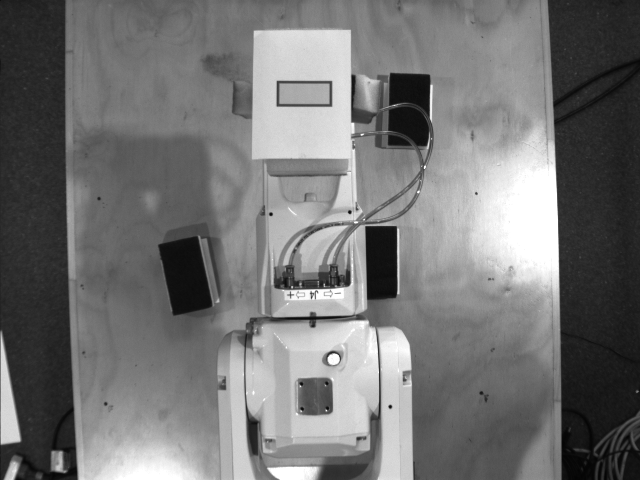
%> input picture Major Project/code/test_image24.png, 640 x 480 px
$ octave Find_Cards.m   (GNU Octave 9; MATLAB toolbox functions it lacks are replaced by stand-ins)
%> lines starting %> are read from the running program, lines starting %| are printed output that depends on the picture; in (x1, y1, x2, y2) boxes, pixels count from 0 and x2, y2 are one past the last pixel; in counts of white or black regions, pixels touching at a corner belong together; the program's own positions count from 1
close all
clear
clc

I=imread('test_image24.png');%read the image
%> I is the input picture: size 480x640 uint8; min 4, max 255, mean 115.7
BW=double(I)/255; %convert to double
% figure,imshow(BW);

%FIND FACEUP CARD
Icheck=imcrop(BW,[183.5 2.5 254 221]);
I2=Icheck>0.72;  %identify faceup card
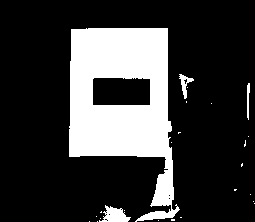
%> I2: size 222x255 logical; 22.5% white; 25 white regions (21 under 20 px), largest, box (x1, y1, x2, y2) and area: (69, 28, 180, 222) 12132, (99, 205, 131, 222) 308, (179, 74, 194, 99) 138, (247, 83, 250, 120) 80
I3=imfill(I2,'holes'); %fill all holes but the shape was gone
%> I3: size 222x255 logical; 25.2% white; 25 white regions (21 under 20 px), largest, box (x1, y1, x2, y2) and area: (69, 28, 180, 222) 13651, (99, 205, 131, 222) 315, (179, 74, 194, 99) 146, (247, 83, 250, 120) 80
se=strel('square',9);
IE=imerode(I3,se);
%> IE: size 222x255 logical; 19.6% white; 3 white regions, box (x1, y1, x2, y2) and area: (73, 32, 168, 153) 10819, (157, 177, 170, 202) 204, (108, 212, 124, 222) 98
I4=imclearborder(IE,4);
%> I4: size 222x255 logical; 19.5% white; 2 white regions, box (x1, y1, x2, y2) and area: (73, 32, 168, 153) 10819, (157, 177, 170, 202) 204
Iout=bwareaopen(I4,1000);
%> Iout: size 222x255 logical; 19.1% white; 1 white region, box (x1, y1, x2, y2) and area: (73, 32, 168, 153) 10819

Bwoutline=bwperim(Iout); %create a outline
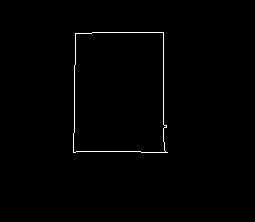
%> Bwoutline: size 222x255 logical; 0.75% white in thin lines or dots, all inside (x1, y1, x2, y2) = (73, 32, 168, 153)
border=Icheck;
border(Bwoutline)=0;
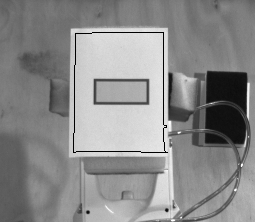
%> border: size 222x255 double; min 0, max 1, mean 0.542
% figure, imshow(border);

%ISOLATE FACEUP
cards=Icheck;
mask=Iout<0.5; %create a mask to isolate the face up
%> mask: size 222x255 logical; 80.9% white; 1 black region
cards(mask)=0;
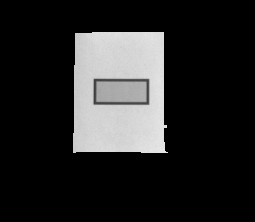
%> cards: size 222x255 double; min 0, max 0.914, mean 0.153
CC2=bwconncomp(cards); %find the connected blobs
%> CC2 = 1 connected component
% figure, imshow(cards)
% imwrite(cards,'t3.png');

s2=regionprops(CC2,'BoundingBox'); %identify the card boundary
%> s2 = 1 region; box (x1, y1, x2, y2): (73, 32, 168, 153)


%EXTRACT ISOLATED FACEUP
face_up(1).image=imcrop(Icheck,s2(1).BoundingBox);

%DETECT FEATURES
E=edge(face_up(1).image,'canny');
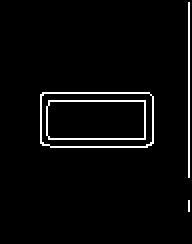
%> E: size 122x96 logical (shown 2 times larger); 3.3% white in thin lines or dots, all inside (x1, y1, x2, y2) = (20, 1, 95, 106)
T10=imfill(E,'holes');
%> T10: size 122x96 logical; 14.3% white; 3 white regions (1 under 20 px), largest, box (x1, y1, x2, y2) and area: (20, 46, 77, 74) 1582, (94, 1, 95, 89) 88
T11=bwareaopen(T10,200);
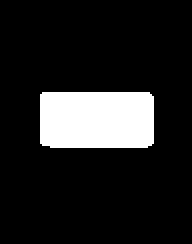
%> T11: size 122x96 logical (shown 2 times larger); 13.5% white; 1 white region, box (x1, y1, x2, y2) and area: (20, 46, 77, 74) 1582
%   figure,imshow(T11);

CC3=bwconncomp(T11);
%> CC3 = 1 connected component
s3=regionprops(CC3,'Perimeter');
%> s3 = 1 region; Perimeter: 157.7
face_up(1).perim=s3.Perimeter;

%DEFINING CARD
if s3.Perimeter<162 && s3.Perimeter>155;
    face_up(1).flag=1; %1 rectangle in set card
elseif s3.Perimeter<90 && s3.Perimeter>85;
    face_up(1).flag=2; %1 trangle in set card
elseif s3.Perimeter<137 && s3.Perimeter>132;
    face_up(1).flag=3; %1 elipse in set card
end

TT=face_up(1).image;
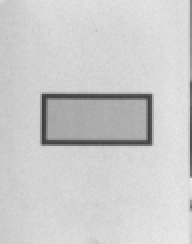
%> TT: size 122x96 double (shown 2 times larger); min 0.239, max 0.918, mean 0.8
st2=regionprops(T11,TT,'MeanIntensity');
%> st2 = 1 region; MeanIntensity: 0.584
if st2.MeanIntensity>0.6
    face_up(1).flag2=0; %not shaded
else
    face_up(1).flag2=1; %shaded
end


%DISPLAY
if face_up(1).flag==1
    disp 'RECTANGLE'
elseif face_up(1).flag==2
    disp 'TRANGLE'
elseif face_up(1).flag==3
    disp 'ELIPSE'
end

if face_up(1).flag2==1;
    disp 'SHADED'
else
    disp 'NOT SHADED'
end

imshow(cards);
